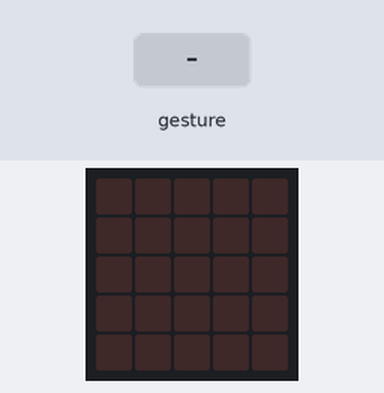
Bench run of a program on a simulated BBC micro:bit (MakeCode). On the bench: the board's 5×5 LED display. Inputs (shaded band) come from the test bench. Random numbers come from a fixed seed; a tilt is held for 1.5 s and a shake lasts 1 s, then the board lies face up again.

Above: at 1.2 s.
1.3 s: gesture 'shake'
At 2.2 s:
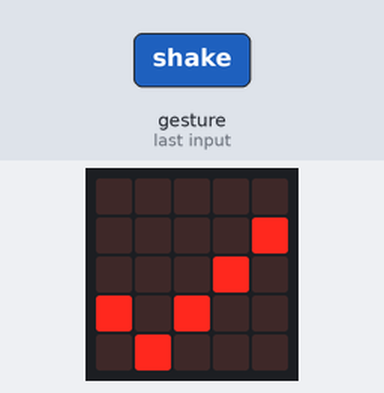
3.0 s: gesture 'shake'
At 3.5 s:
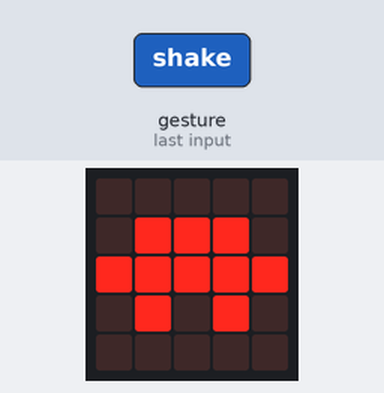
Timing chart, 0 to 6.0 s (numbered marks = the images above; inputs shaded):
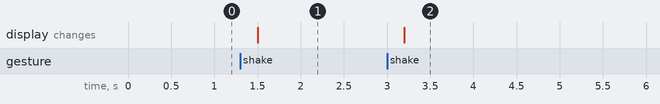

Measured:
- after the input at 1.3 s, the display: changes after 0.20 s (image 1)
- after the input at 3.0 s, the display: changes after 0.20 s (image 2)

The program:

main.ts
```typescript
input.onGesture(Gesture.Shake, function () {
    mão = randint(0, 2)
    if (mão == 0) {
        basic.showIcon(IconNames.Yes)
    } else if (mão == 1) {
        basic.showIcon(IconNames.No)
    } else {
        basic.showIcon(IconNames.Tortoise)
    }
})
let mão = 0
mão = 0
basic.forever(function () {

})
```

test.ts
```typescript
// testes vão aqui; isto não será compilado quando este pacote for usado como uma extensão.
```
